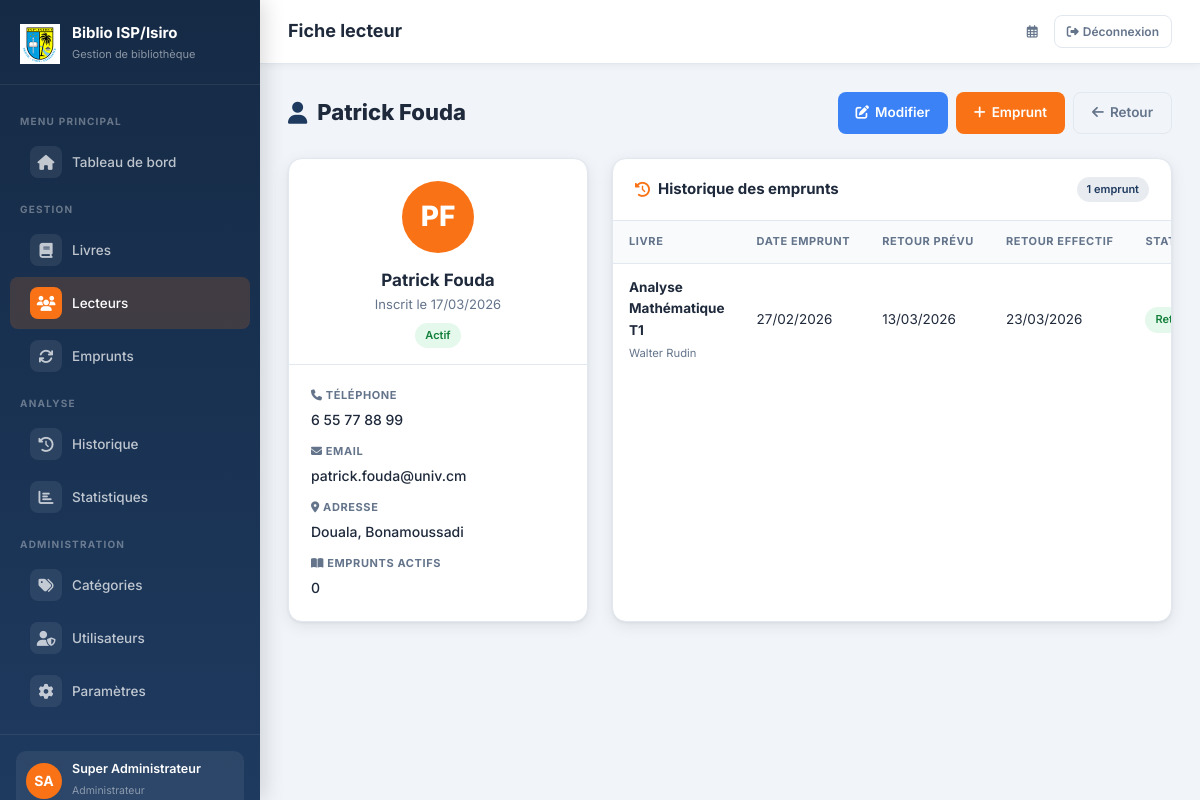
The app's page /lecteurs/3/ (signed in) with its own data.
### bibliotheque/models.py (models this page shows, shortened)
class Utilisateur(AbstractUser):
    ROLE_CHOICES = [
        ('admin', 'Administrateur'),
        ('gestionnaire', 'Gestionnaire'),
    ]
    role = models.CharField(max_length=20, choices=ROLE_CHOICES, default='gestionnaire')
    telephone = models.CharField(max_length=20, blank=True)
    def est_admin(self):
        return self.role == 'admin'
    class Meta:
        verbose_name = 'Utilisateur'
        verbose_name_plural = 'Utilisateurs'

class Lecteur(models.Model):
    nom = models.CharField(max_length=100)
    prenom = models.CharField(max_length=100)
    email = models.EmailField(blank=True)
    telephone = models.CharField(max_length=20, blank=True)
    adresse = models.TextField(blank=True)
    date_inscription = models.DateField(default=timezone.now)
    actif = models.BooleanField(default=True)
    def nom_complet(self):
        return f"{self.prenom} {self.nom}"
    def emprunts_en_cours(self):
        return self.emprunts.filter(statut__in=['en_cours', 'en_retard']).count()
    class Meta:
        verbose_name = 'Lecteur'
        verbose_name_plural = 'Lecteurs'
        ordering = ['nom', 'prenom']

class Emprunt(models.Model):
    STATUT_CHOICES = [
        ('en_cours', 'En cours'),
        ('retourne', 'Retourné'),
        ('en_retard', 'En retard'),
    ]
    lecteur = models.ForeignKey(Lecteur, on_delete=models.CASCADE, related_name='emprunts')
    livre = models.ForeignKey(Livre, on_delete=models.CASCADE, related_name='emprunts')
    date_emprunt = models.DateField(default=timezone.now)
    date_retour_prevue = models.DateField()
    date_retour_effective = models.DateField(null=True, blank=True)
    statut = models.CharField(max_length=20, choices=STATUT_CHOICES, default='en_cours')
    notes = models.TextField(blank=True)
    penalite = models.DecimalField(max_digits=8, decimal_places=2, default=0)
    enregistre_par = models.ForeignKey(
        Utilisateur, on_delete=models.SET_NULL, null=True, blank=True, related_name='emprunts_geres'
    )
    class Meta:
        verbose_name = 'Emprunt'
        verbose_name_plural = 'Emprunts'
        ordering = ['-date_emprunt']

class Livre(models.Model):
    titre = models.CharField(max_length=200)
    auteur = models.CharField(max_length=200)
    categorie = models.ForeignKey(Categorie, on_delete=models.SET_NULL, null=True, blank=True, related_name='livres')
    isbn = models.CharField(max_length=20, blank=True)
    annee_publication = models.IntegerField(null=True, blank=True)
    editeur = models.CharField(max_length=150, blank=True)
    quantite_totale = models.PositiveIntegerField(default=1)
    quantite_disponible = models.PositiveIntegerField(default=1)
    description = models.TextField(blank=True)
    date_ajout = models.DateTimeField(auto_now_add=True)
    class Meta:
        verbose_name = 'Livre'
        verbose_name_plural = 'Livres'
        ordering = ['titre']

### bibliotheque/views.py (the view)
# urls.py: path('lecteurs/<int:pk>/', views.detail_lecteur, name='detail_lecteur'),
@gestionnaire_ou_admin_required
def detail_lecteur(request, pk):
    lecteur = get_object_or_404(Lecteur, pk=pk)
    emprunts = lecteur.emprunts.select_related('livre').order_by('-date_emprunt')
    return render(request, 'bibliotheque/lecteurs/detail.html', {'lecteur': lecteur, 'emprunts': emprunts})

### bibliotheque/templates/bibliotheque/lecteurs/detail.html (shortened to what this page needs)
{% extends 'bibliotheque/base.html' %}
{% block page_title %}Fiche lecteur{% endblock %}
{% block content %}
<div class="page-header">
  <h1><i class="fas fa-user" style="color:var(--primary)"></i> {{ lecteur.nom_complet }}</h1>
  <div style="display:flex;gap:8px;">
    <a href="{% url 'bibliotheque:modifier_lecteur' lecteur.pk %}" class="btn btn-info"><i class="fas fa-edit"></i> Modifier</a>
    <a href="{% url 'bibliotheque:nouvel_emprunt' %}?lecteur={{ lecteur.pk }}" class="btn btn-accent"><i class="fas fa-plus"></i> Emprunt</a>
    <a href="{% url 'bibliotheque:liste_lecteurs' %}" class="btn btn-outline"><i class="fas fa-arrow-left"></i> Retour</a>
  </div>
</div>
<div style="display:grid;grid-template-columns:300px 1fr;gap:24px;">
  <div class="card" style="align-self:start;">
    <div class="card-body" style="text-align:center;padding-bottom:16px;">
      <div style="width:72px;height:72px;background:var(--accent);border-radius:50%;display:flex;align-items:center;justify-content:center;color:white;font-size:28px;font-weight:800;margin:0 auto 14px;">
        {{ lecteur.prenom|first|upper }}{{ lecteur.nom|first|upper }}
      </div>
      <h3 style="font-size:17px;font-weight:700;">{{ lecteur.nom_complet }}</h3>
      <p style="color:var(--text-muted);font-size:13px;">Inscrit le {{ lecteur.date_inscription|date:"d/m/Y" }}</p>
      {% if lecteur.actif %}
        <span class="badge badge-success" style="margin-top:8px;">Actif</span>
      {% else %}
        <span class="badge badge-danger" style="margin-top:8px;">Inactif</span>
      {% endif %}
    </div>
    <hr style="border:none;border-top:1px solid var(--border);margin:0;">
    <div class="card-body">
      <div class="detail-grid" style="grid-template-columns:1fr;gap:12px;">
        <div class="detail-item">
          <label><i class="fas fa-phone"></i> Téléphone</label>
          <span class="detail-value">{{ lecteur.telephone|default:"—" }}</span>
        </div>
        <div class="detail-item">
          <label><i class="fas fa-envelope"></i> Email</label>
          <span class="detail-value">{{ lecteur.email|default:"—" }}</span>
        </div>
        <div class="detail-item">
          <label><i class="fas fa-map-marker-alt"></i> Adresse</label>
          <span class="detail-value">{{ lecteur.adresse|default:"—" }}</span>
        </div>
        <div class="detail-item">
          <label><i class="fas fa-book-open"></i> Emprunts actifs</label>
          <span class="detail-value">{{ lecteur.emprunts_en_cours }}</span>
        </div>
      </div>
    </div>
  </div>
  <div class="card">
    <div class="card-header">
      <span class="card-title"><i class="fas fa-history" style="color:var(--accent)"></i> Historique des emprunts</span>
      <span class="badge badge-primary">{{ emprunts.count }} emprunt{{ emprunts.count|pluralize }}</span>
    </div>
    <div class="table-wrapper">
      <table>
        <thead>
          <tr>
            <th>Livre</th>
            <th>Date emprunt</th>
            <th>Retour prévu</th>
            <th>Retour effectif</th>
            <th>Statut</th>
          </tr>
        </thead>
        <tbody>
          {% for emp in emprunts %}
          <tr>
            <td><strong>{{ emp.livre.titre }}</strong><br><small style="color:var(--text-muted)">{{ emp.livre.auteur }}</small></td>
            <td>{{ emp.date_emprunt|date:"d/m/Y" }}</td>
            <td>{{ emp.date_retour_prevue|date:"d/m/Y" }}</td>
            <td>{{ emp.date_retour_effective|date:"d/m/Y"|default:"—" }}</td>
            <td>
              {% if emp.statut == 'en_cours' %}<span class="badge badge-info">En cours</span>
              {% elif emp.statut == 'retourne' %}<span class="badge badge-success">Retourné</span>
              {% elif emp.statut == 'en_retard' %}<span class="badge badge-danger">En retard ({{ emp.jours_retard }} j.)</span>{% endif %}
            </td>
          </tr>
          {% empty %}
          <tr><td colspan="7">
            <div class="empty-state" style="padding:30px">
              <p><i class="fas fa-info-circle"></i> Aucun emprunt enregistré pour ce lecteur.</p>
            </div>
          </td></tr>
          {% endfor %}
        </tbody>
      </table>
    </div>
  </div>
</div>
{% endblock %}

### bibliotheque/templates/bibliotheque/base.html (shortened to what this page needs)
{% load static %}
<!DOCTYPE html>
<html lang="fr">
<head>
  <link rel="stylesheet" href="{% static 'bibliotheque/css/style.css' %}"/>
  <link rel="stylesheet" href="https://cdnjs.cloudflare.com/ajax/libs/font-awesome/6.5.0/css/all.min.css"/>
</head>
<body>
<aside class="sidebar" id="sidebar">
  <div class="sidebar-brand">
    <div class="brand-icon">
      <img src="{% static 'bibliotheque/img/logo_isp.png' %}" alt="ISP" style="max-width: 40px; height: auto;">
    </div>
    <div class="brand-text">
      <h2>Biblio ISP/Isiro</h2>
      <small>Gestion de bibliothèque</small>
    </div>
  </div>
  <ul class="sidebar-nav">
    <li class="nav-section-label">MENU PRINCIPAL</li>
    <li>
      <a href="{% url 'bibliotheque:tableau_bord' %}" {% if request.resolver_match.url_name == 'tableau_bord' %}class="active"{% endif %}>
        <span class="nav-icon"><i class="fas fa-home"></i></span> Tableau de bord
      </a>
    </li>
    <li class="nav-section-label">GESTION</li>
    <li>
      <a href="{% url 'bibliotheque:liste_livres' %}" {% if 'livre' in request.resolver_match.url_name %}class="active"{% endif %}>
        <span class="nav-icon"><i class="fas fa-book"></i></span> Livres
      </a>
    </li>
    <li>
      <a href="{% url 'bibliotheque:liste_lecteurs' %}" {% if 'lecteur' in request.resolver_match.url_name %}class="active"{% endif %}>
        <span class="nav-icon"><i class="fas fa-users"></i></span> Lecteurs
      </a>
    </li>
    <li>
      <a href="{% url 'bibliotheque:liste_emprunts' %}" {% if 'emprunt' in request.resolver_match.url_name or request.resolver_match.url_name == 'retour_livre' %}class="active"{% endif %}>
        <span class="nav-icon"><i class="fas fa-sync"></i></span> Emprunts
      </a>
    </li>
    <li class="nav-section-label">ANALYSE</li>
    <li>
      <a href="{% url 'bibliotheque:historique' %}" {% if request.resolver_match.url_name == 'historique' %}class="active"{% endif %}>
        <span class="nav-icon"><i class="fas fa-history"></i></span> Historique
      </a>
    </li>
    <li>
      <a href="{% url 'bibliotheque:statistiques' %}" {% if request.resolver_match.url_name == 'statistiques' %}class="active"{% endif %}>
        <span class="nav-icon"><i class="fas fa-chart-bar"></i></span> Statistiques
      </a>
    </li>
    {% if request.user.est_admin %}
    <li class="nav-section-label">ADMINISTRATION</li>
    <li>
      <a href="{% url 'bibliotheque:liste_categories' %}" {% if 'categorie' in request.resolver_match.url_name %}class="active"{% endif %}>
        <span class="nav-icon"><i class="fas fa-tags"></i></span> Catégories
      </a>
    </li>
    <li>
      <a href="{% url 'bibliotheque:liste_gestionnaires' %}" {% if 'gestionnaire' in request.resolver_match.url_name %}class="active"{% endif %}>
        <span class="nav-icon"><i class="fas fa-user-shield"></i></span> Utilisateurs
      </a>
    </li>
    <li>
      <a href="{% url 'bibliotheque:parametres' %}" {% if request.resolver_match.url_name == 'parametres' %}class="active"{% endif %}>
        <span class="nav-icon"><i class="fas fa-cog"></i></span> Paramètres
      </a>
    </li>
    {% endif %}
  </ul>
  <div class="sidebar-footer">
    <div class="sidebar-user">
      <div class="user-avatar">{{ request.user.first_name|first|upper }}{{ request.user.last_name|first|upper }}</div>
      <div class="user-info">
        <p>{{ request.user.get_full_name|default:request.user.username }}</p>
        <small>{{ request.user.get_role_display }}</small>
      </div>
    </div>
  </div>
</aside>
<div class="main-wrapper">
  <header class="topbar">
    <div class="topbar-left">
      <div>
        <div class="topbar-title">{% block page_title %}Dashboard{% endblock %}</div>
      </div>
    </div>
    <div class="topbar-right">
      <span class="topbar-date"><i class="far fa-calendar-alt"></i> {{ today|date:"d M Y" }}</span>
      <a href="{% url 'bibliotheque:deconnexion' %}" class="btn btn-outline btn-sm">
        <i class="fas fa-sign-out-alt"></i> Déconnexion
      </a>
    </div>
  </header>
  <main class="content">
    {% block content %}{% endblock %}
  </main>
</div>
</body>
</html>

### records on screen
Utilisateur: user.first_name|first "S", user.last_name|first "A", user.get_full_name "Super Administrateur", user.role "Administrateur"
Lecteur: nom_complet "Patrick Fouda", prenom|first "P", nom|first "F", date_inscription "17/03/2026", telephone "6 55 77 88 99", email "patrick.fouda@univ.cm", adresse "Douala, Bonamoussadi", emprunts_en_cours "0"
Emprunt: livre.titre "Analyse Mathématique T1", livre.auteur "Walter Rudin", date_emprunt "27/02/2026", date_retour_prevue "13/03/2026", date_retour_effective "23/03/2026", statut "Retourné"

### other values on screen
{{ emprunts.count }} "1"
